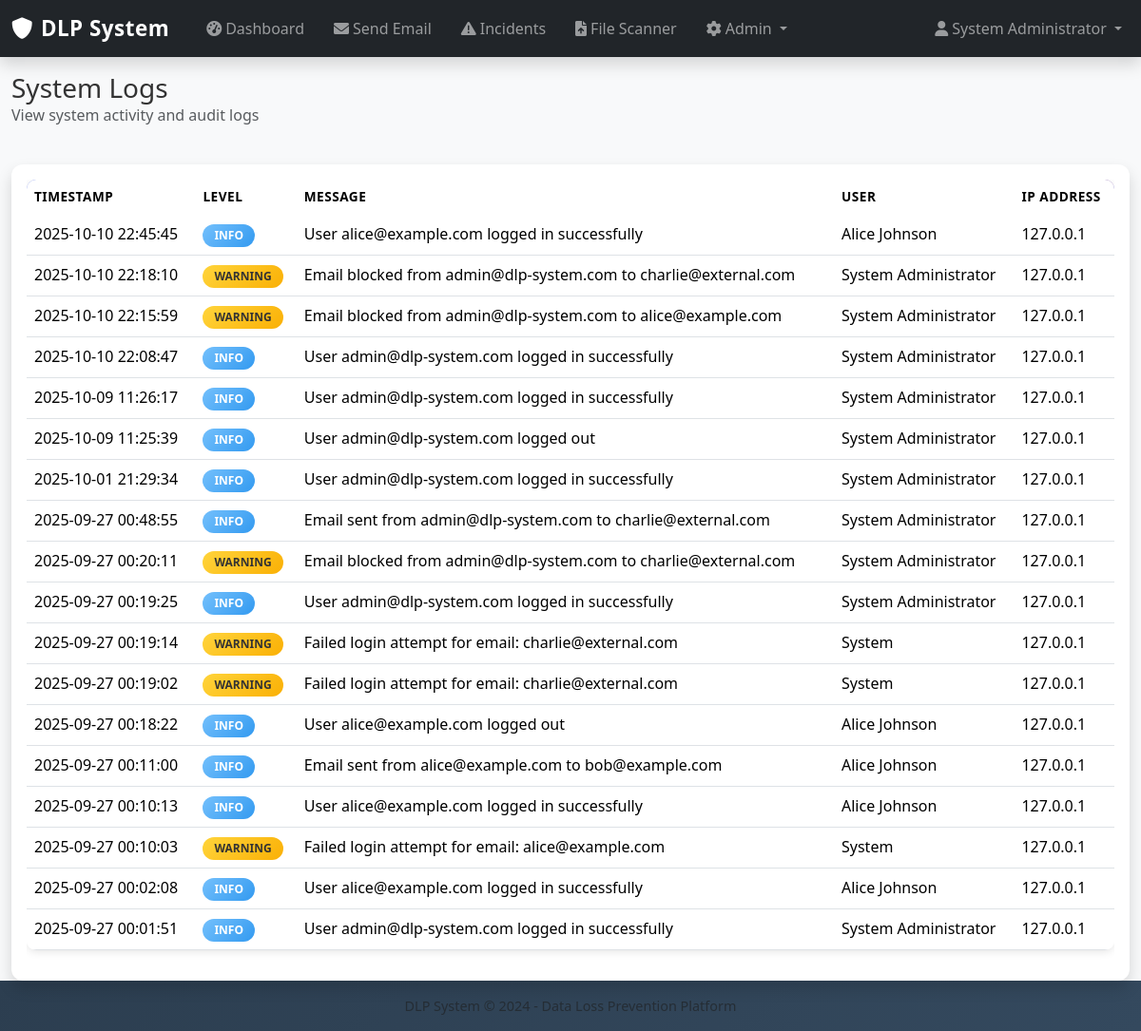
/admin/logs (signed in), run on the app's committed database.
### models.py (models this page shows, shortened)
class User(UserMixin, db.Model):
    id = db.Column(db.Integer, primary_key=True)
    email = db.Column(db.String(120), unique=True, nullable=False, index=True)
    name = db.Column(db.String(100), nullable=False)
    password_hash = db.Column(db.String(128))
    is_admin = db.Column(db.Boolean, default=False)
    is_active = db.Column(db.Boolean, default=True)
    created_at = db.Column(db.DateTime, default=datetime.utcnow)
    last_login = db.Column(db.DateTime)
    sent_emails = db.relationship('EmailLog', foreign_keys='EmailLog.sender_id', backref='sender', lazy='dynamic')
    received_emails = db.relationship('EmailLog', foreign_keys='EmailLog.recipient_id', backref='recipient', lazy='dynamic')

class SystemLog(db.Model):
    id = db.Column(db.Integer, primary_key=True)
    level = db.Column(db.String(20), nullable=False)  # INFO, WARNING, ERROR, CRITICAL
    message = db.Column(db.Text, nullable=False)
    user_id = db.Column(db.Integer, db.ForeignKey('user.id'))
    ip_address = db.Column(db.String(45))
    user_agent = db.Column(db.Text)
    timestamp = db.Column(db.DateTime, default=datetime.utcnow, index=True)
    user = db.relationship('User', backref='logs')

### app.py (the view)
@app.route("/admin/logs")
@login_required
def view_logs():
    if not current_user.is_admin:
        flash("Access denied. Admin privileges required.", "danger")
        return redirect(url_for("dashboard"))
    page = request.args.get('page', 1, type=int)
    per_page = 50
    logs = SystemLog.query.order_by(SystemLog.timestamp.desc())\
        .paginate(page=page, per_page=per_page, error_out=False)
    return render_template("view_logs.html", logs=logs)

### app.py (called while the page is built)
@login_manager.user_loader
def load_user(user_id):
    return User.query.get(int(user_id))

### templates/view_logs.html (shortened to what this page needs)
{% extends "base.html" %}
{% block content %}
<div class="container-fluid">
    <div class="d-flex justify-content-between align-items-center mb-4">
        <div>
            <h1 class="h3 mb-0">System Logs</h1>
            <p class="text-muted">View system activity and audit logs</p>
        </div>
    </div>
    <div class="card shadow">
        <div class="card-body">
            <div class="table-responsive">
                <table class="table table-hover">
                    <thead>
                        <tr>
                            <th>Timestamp</th>
                            <th>Level</th>
                            <th>Message</th>
                            <th>User</th>
                            <th>IP Address</th>
                        </tr>
                    </thead>
                    <tbody>
                        {% for log in logs.items %}
                        <tr>
                            <td>{{ log.timestamp.strftime('%Y-%m-%d %H:%M:%S') }}</td>
                            <td>
                                {% if log.level == 'CRITICAL' %}
                                    <span class="badge bg-danger">CRITICAL</span>
                                {% elif log.level == 'ERROR' %}
                                    <span class="badge bg-danger">ERROR</span>
                                {% elif log.level == 'WARNING' %}
                                    <span class="badge bg-warning">WARNING</span>
                                {% elif log.level == 'INFO' %}
                                    <span class="badge bg-info">INFO</span>
                                {% else %}
                                    <span class="badge bg-secondary">{{ log.level }}</span>
                                {% endif %}
                            </td>
                            <td>{{ log.message }}</td>
                            <td>
                                {% if log.user %}
                                    {{ log.user.name }}
                                {% else %}
                                    System
                                {% endif %}
                            </td>
                            <td>{{ log.ip_address or 'N/A' }}</td>
                        </tr>
                        {% endfor %}
                    </tbody>
                </table>
            </div>
        </div>
    </div>
</div>
{% endblock %}

### templates/base.html (shortened to what this page needs)
<!doctype html>
<html lang="en">
<head>
  <link href="https://cdn.jsdelivr.net/npm/bootstrap@5.3.3/dist/css/bootstrap.min.css" rel="stylesheet">
  <link href="https://cdnjs.cloudflare.com/ajax/libs/font-awesome/6.0.0/css/all.min.css" rel="stylesheet">
  <link href="{{ url_for('static', filename='style.css') }}" rel="stylesheet">
</head>
<body>
  {% if current_user.is_authenticated %}
  <nav class="navbar navbar-expand-lg navbar-dark bg-dark shadow">
    <div class="container-fluid">
      <a class="navbar-brand" href="{{ url_for('dashboard') }}">
        <i class="fas fa-shield-alt me-2"></i>DLP System
      </a>
      <div class="collapse navbar-collapse" id="navbarNav">
        <ul class="navbar-nav me-auto">
          <li class="nav-item">
            <a class="nav-link" href="{{ url_for('dashboard') }}">
              <i class="fas fa-tachometer-alt me-1"></i>Dashboard
            </a>
          </li>
          <li class="nav-item">
            <a class="nav-link" href="{{ url_for('send_email') }}">
              <i class="fas fa-envelope me-1"></i>Send Email
            </a>
          </li>
          <li class="nav-item">
            <a class="nav-link" href="{{ url_for('incidents') }}">
              <i class="fas fa-exclamation-triangle me-1"></i>Incidents
            </a>
          </li>
          <li class="nav-item">
            <a class="nav-link" href="{{ url_for('file_scanner_page') }}">
              <i class="fas fa-file-upload me-1"></i>File Scanner
            </a>
          </li>
          {% if current_user.is_admin %}
          <li class="nav-item dropdown">
            <a class="nav-link dropdown-toggle" href="#" id="adminDropdown" role="button" data-bs-toggle="dropdown">
              <i class="fas fa-cog me-1"></i>Admin
            </a>
          </li>
          {% endif %}
        </ul>
        <ul class="navbar-nav">
          <li class="nav-item dropdown">
            <a class="nav-link dropdown-toggle" href="#" id="userDropdown" role="button" data-bs-toggle="dropdown">
              <i class="fas fa-user me-1"></i>{{ current_user.name }}
            </a>
          </li>
        </ul>
      </div>
    </div>
  </nav>
  {% endif %}
  {% block content %}{% endblock %}
  {% if current_user.is_authenticated %}
  <footer class="footer mt-auto py-3 bg-light">
    <div class="container text-center">
      <span class="text-muted">DLP System &copy; 2024 - Data Loss Prevention Platform</span>
    </div>
  </footer>
  {% endif %}
</body>
</html>

### static/style.css (style rules this page uses)
body { background-color: #f8f9fa; font-family: "Segoe UI", Roboto, Arial, sans-serif; color: #333; min-height: 100vh; display: flex; flex-direction: column; }
.navbar-brand { font-weight: bold; font-size: 1.4rem; letter-spacing: 0.5px; }
.nav-link { margin-left: 15px; transition: color 0.2s ease-in-out; }
.card { border-radius: 12px; box-shadow: 0px 4px 12px rgba(0, 0, 0, 0.1); transition: all 0.3s ease; border: none; }
.table { border-radius: 10px; overflow: hidden; box-shadow: 0 2px 8px rgba(0,0,0,0.1); }
.table thead { background: linear-gradient(135deg, #667eea 0%, #764ba2 100%); color: white; }
.table thead th { border: none; font-weight: 600; text-transform: uppercase; font-size: 0.85rem; letter-spacing: 0.5px; }
.table tbody tr { transition: all 0.2s ease; }
.badge { font-size: 0.75rem; padding: 6px 12px; border-radius: 20px; font-weight: 600; }
.badge.bg-warning { background: linear-gradient(135deg, #ffd43b, #fab005) !important; color: #333 !important; }
.badge.bg-info { background: linear-gradient(135deg, #74c0fc, #339af0) !important; }
.footer { background: linear-gradient(135deg, #2c3e50, #34495e); color: #ecf0f1; text-align: center; padding: 20px; margin-top: auto; font-size: 0.9rem; }

### data on the page
User: name "System Administrator"
SystemLog: timestamp "2025-10-10 22:45:45", level "INFO", message "User alice@example.com logged in successfully", user.name "Alice Johnson", ip_address "127.0.0.1"
SystemLog: timestamp "2025-10-10 22:18:10", level "WARNING", message "Email blocked from admin@dlp-system.com to charlie@external.com", user.name "System Administrator", ip_address "127.0.0.1"
SystemLog: timestamp "2025-10-10 22:15:59", level "WARNING", message "Email blocked from admin@dlp-system.com to alice@example.com", user.name "System Administrator", ip_address "127.0.0.1"
SystemLog: timestamp "2025-10-10 22:08:47", level "INFO", message "User admin@dlp-system.com logged in successfully", user.name "System Administrator", ip_address "127.0.0.1"
SystemLog: timestamp "2025-10-09 11:26:17", level "INFO", message "User admin@dlp-system.com logged in successfully", user.name "System Administrator", ip_address "127.0.0.1"
SystemLog: timestamp "2025-10-09 11:25:39", level "INFO", message "User admin@dlp-system.com logged out", user.name "System Administrator", ip_address "127.0.0.1"
SystemLog: timestamp "2025-10-01 21:29:34", level "INFO", message "User admin@dlp-system.com logged in successfully", user.name "System Administrator", ip_address "127.0.0.1"
SystemLog: timestamp "2025-09-27 00:48:55", level "INFO", message "Email sent from admin@dlp-system.com to charlie@external.com", user.name "System Administrator", ip_address "127.0.0.1"
SystemLog: timestamp "2025-09-27 00:20:11", level "WARNING", message "Email blocked from admin@dlp-system.com to charlie@external.com", user.name "System Administrator", ip_address "127.0.0.1"
SystemLog: timestamp "2025-09-27 00:19:25", level "INFO", message "User admin@dlp-system.com logged in successfully", user.name "System Administrator", ip_address "127.0.0.1"
SystemLog: timestamp "2025-09-27 00:19:14", level "WARNING", message "Failed login attempt for email: charlie@external.com", shows "System", ip_address "127.0.0.1"
SystemLog: timestamp "2025-09-27 00:19:02", level "WARNING", message "Failed login attempt for email: charlie@external.com", shows "System", ip_address "127.0.0.1"
SystemLog: timestamp "2025-09-27 00:18:22", level "INFO", message "User alice@example.com logged out", user.name "Alice Johnson", ip_address "127.0.0.1"
SystemLog: timestamp "2025-09-27 00:11:00", level "INFO", message "Email sent from alice@example.com to bob@example.com", user.name "Alice Johnson", ip_address "127.0.0.1"
SystemLog: timestamp "2025-09-27 00:10:13", level "INFO", message "User alice@example.com logged in successfully", user.name "Alice Johnson", ip_address "127.0.0.1"
SystemLog: timestamp "2025-09-27 00:10:03", level "WARNING", message "Failed login attempt for email: alice@example.com", shows "System", ip_address "127.0.0.1"
SystemLog: timestamp "2025-09-27 00:02:08", level "INFO", message "User alice@example.com logged in successfully", user.name "Alice Johnson", ip_address "127.0.0.1"
SystemLog: timestamp "2025-09-27 00:01:51", level "INFO", message "User admin@dlp-system.com logged in successfully", user.name "System Administrator", ip_address "127.0.0.1"
